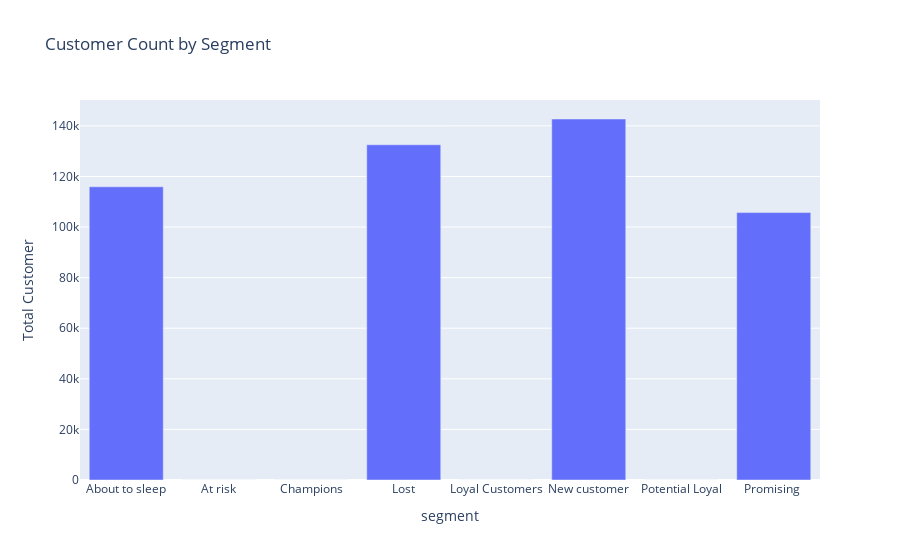

This figure's notebook cell:
### Code cell
fig = px.bar(segment_count,x='segment',y='Total Customer',title='Customer Count by Segment')
fig.show()

### Figure 1 — Plotly figure (JSON) as saved in the notebook; plotly's stock layout.template omitted (floating-point values rounded to 4 significant figures)
{"data": [{"alignmentgroup": "True", "hovertemplate": "segment=%{x}<br>Total Customer=%{y}<extra></extra>", "legendgroup": "", "marker": {"color": "#636efa", "pattern": {"shape": ""}}, "name": "", "offsetgroup": "", "orientation": "v", "showlegend": false, "textposition": "auto", "type": "bar", "x": ["About to sleep", "At risk", "Champions", "Lost", "Loyal Customers", "New customer", "Potential Loyal", "Promising "], "xaxis": "x", "y": [115904, 2, 16, 132532, 1, 142711, 7, 105716], "yaxis": "y"}], "layout": {"barmode": "relative", "legend": {"tracegroupgap": 0}, "title": {"text": "Customer Count by Segment"}, "xaxis": {"anchor": "y", "domain": [0, 1], "title": {"text": "segment"}}, "yaxis": {"anchor": "x", "domain": [0, 1], "title": {"text": "Total Customer"}}}}
